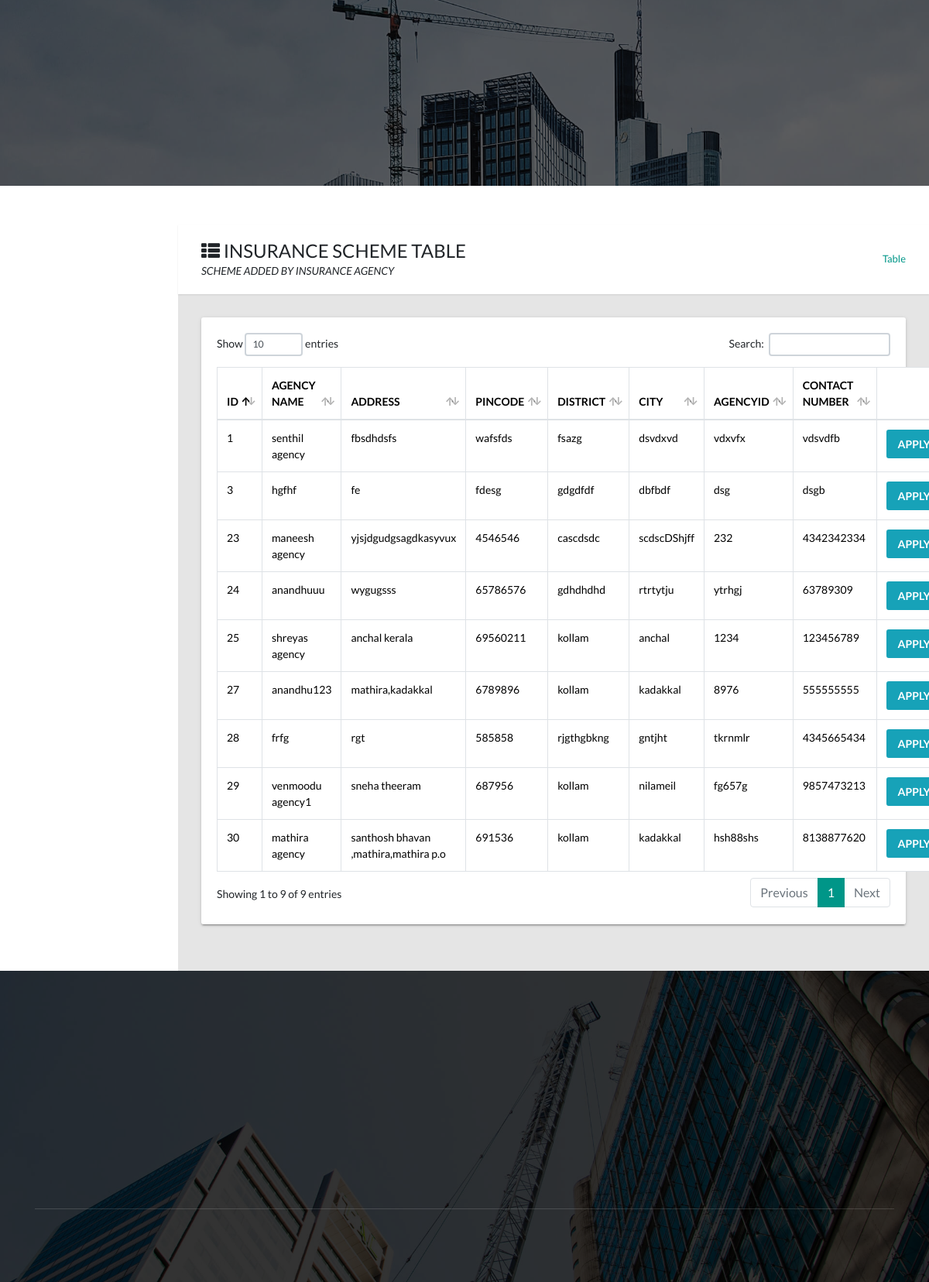
Screenshot of /agencyworkerregistration with the database file from the repository.
### home/models.py (models this page shows)
class Home(models.Model):
    agencyname=models.CharField(max_length=255)
    address=models.TextField(max_length=255)
    pincode=models.IntegerField(null=True)
    district=models.CharField(max_length=255)
    city=models.CharField(max_length=255)
    agencyid=models.CharField(max_length=255)
    contactnumber=models.IntegerField(null=True)
    email=models.EmailField(max_length=255,unique=True,error_messages={'unique': 'This email address is already in use.'})
    password=models.CharField(max_length=255)
    user_type=models.CharField(max_length=255,default='agency')

### home/views.py (the view)
# urls.py: path('agencyworkerregistration',views.agencyworkerrr,name='agencyworkerregistration'),
@no_cache
def agencyworkerrr(request):
    stu=Home.objects.all().values()
    return render(request,'agencyworkerregistration.html',{'stu':stu})

### home/templates/agencyworkerregistration.html (shortened to what this page needs)
{% extends 'base.html' %}
{% block content %}
  {% load static %}
  <head>
    <link rel="stylesheet" type="text/css" href="{% static 'vali-master/docs/css/main.css' %}">
    <link rel="stylesheet" type="text/css" href="https://maxcdn.bootstrapcdn.com/font-awesome/4.7.0/css/font-awesome.min.css">
  </head>
  <body class="app sidebar-mini rtl">
    <main class="app-content">
      <div class="app-title">
        <div>
          <h1><i class="fa fa-th-list"></i> INSURANCE SCHEME TABLE</h1>
          <p>SCHEME ADDED BY INSURANCE AGENCY</p>
        </div>
        <ul class="app-breadcrumb breadcrumb side">
          <li class="breadcrumb-item active"><a href="#"> Table</a></li>
        </ul>
      </div>
      <div class="row">
        <div class="col-md-12">
          <div class="tile">
            <div class="tile-body">
              <table class="table table-hover table-bordered" id="sampleTable">
                <thead>
                  <tr>
                    <th>ID</th>
                    <th>AGENCY NAME</th>
                    <th>ADDRESS</th>
                    <th>PINCODE</th>
                    <th>DISTRICT</th>
                    <th>CITY</th>
                    <th>AGENCYID</th>
                    <th>CONTACT NUMBER</th>
                    <th></th>
                  </tr>
                </thead>
                <tbody>
                  {% for stu in stu %}
                <tr>
                  <td>{{stu.id}}</td>
                  <td>{{stu.agencyname}}</td>
                  <td>{{stu.address}}</td>
                  <td>{{stu.pincode}}</td>
                  <td>{{stu.district}}</td>
                  <td>{{stu.city}}</td>
                  <td>{{stu.agencyid}}</td>
                  <td>{{stu.contactnumber}}</td>
                  <td><a href="workreg/{{stu.id}}" class="btn btn-info">APPLY</a></td>
                  </tr>
                    {% endfor %}
                </tbody>
              </table>
            </div>
          </div>
        </div>
      </div>
    </main>
  </body>
  {% endblock content %}

### home/templates/base.html (shortened to what this page needs)
<!DOCTYPE html>
<html lang="en">
  {% load static %}
<head>
  <link href="{% static 'assets/vendor/bootstrap/css/bootstrap.min.css' %}" rel="stylesheet">
  <link href="{% static 'assets/vendor/bootstrap-icons/bootstrap-icons.css' %}" rel="stylesheet">
  <link href="{% static 'assets/vendor/fontawesome-free/css/all.min.css' %}" rel="stylesheet">
  <link href="{% static 'assets/vendor/aos/aos.css' %}" rel="stylesheet">
  <link href="{% static 'assets/vendor/glightbox/css/glightbox.min.css' %}" rel="stylesheet">
  <link href="{% static 'assets/vendor/swiper/swiper-bundle.min.css' %}" rel="stylesheet">
  <link href="{% static 'assets/css/main.css' %}" rel="stylesheet">
    <link href="https://cdn.jsdelivr.net/npm/bootstrap@5.3.1/dist/css/bootstrap.min.css" rel="stylesheet">
</head>
<body>
  <header id="header" class="header d-flex align-items-center">
  </header>
  <main id="main">
    <div class="breadcrumbs d-flex align-items-center" style="background-image: url('../../static/assets/img/breadcrumbs-bg.jpg');">
    </div>
    {% block content %}{% endblock content %}
  <footer id="footer" class="footer">
    <div class="footer-content position-relative">
      <div class="container">
        <div class="row">
          <div class="col-lg-4 col-md-6">
            <div class="footer-info">
              <h3></h3>
              <p>
               <br>
                <br><br>
                <strong></strong>                  <br>
                <strong></strong>                  <br>
              </p>
            </div>
          </div>
          <div class="col-lg-2 col-md-3 footer-links">
            <h4> </h4>
            <ul>
              <li><a href="#"></a></li>
              <li><a href="#"> </a></li>
              <li><a href="#"></a></li>
              <li><a href="#">  </a></li>
              <li><a href="#"> </a></li>
            </ul>
          </div>
          <div class="col-lg-2 col-md-3 footer-links">
            <h4> </h4>
            <ul>
              <li><a href="#"> </a></li>
              <li><a href="#"> </a></li>
              <li><a href="#"> </a></li>
              <li><a href="#"></a></li>
              <li><a href="#"> </a></li>
            </ul>
          </div>
          <div class="col-lg-2 col-md-3 footer-links">
            <h4> </h4>
            <ul>
              <li><a href="#">  </a></li>
              <li><a href="#"> </a></li>
              <li><a href="#"> </a></li>
              <li><a href="#"></a></li>
              <li><a href="#">  </a></li>
            </ul>
          </div>
          <div class="col-lg-2 col-md-3 footer-links">
            <h4> </h4>
            <ul>
              <li><a href="#"></a></li>
              <li><a href="#"> </a></li>
              <li><a href="#"></a></li>
              <li><a href="#"></a></li>
              <li><a href="#"></a></li>
            </ul>
          </div>
        </div>
      </div>
    </div>
    <div class="footer-legal text-center position-relative">
      <div class="container">
        <div class="copyright">
        <div class="credits">
        </div>
      </div>
    </div>
  </footer>
</body>
</html>

### home/static/assets/css/main.css (style rules this page uses)
:root { --font-default: "Open Sans", system-ui, -apple-system, "Segoe UI", Roboto, "Helvetica Neue", Arial, "Noto Sans", "Liberation Sans", sans-serif, "Apple Color Emoji", "Segoe UI Emoji", "Segoe UI Symbol", "Noto Color Emoji"; --font-primary: "Roboto", sans-serif; --font-secondary: "Work Sans", sans-serif; }
:root { --color-default: #364d59; --color-primary: #feb900; --color-secondary: #52565e; }
:root { scroll-behavior: smooth; }
body { font-family: var(--font-default); color: var(--color-default); overflow-x: hidden; }
a { color: var(--color-primary); text-decoration: none; }
h1, h2, h3, h4, h5, h6 { font-family: var(--font-primary); }
.breadcrumbs { padding: 140px 0 60px 0; min-height: 30vh; position: relative; background-size: cover; background-position: center; background-repeat: no-repeat; }
.breadcrumbs:before { content: ""; background-color: rgba(0, 0, 0, 0.6); position: absolute; inset: 0; }
.header { z-index: 997; position: absolute; padding: 30px 0; top: 0; left: 0; right: 0; }
.footer { color: #fff; background: url("../img/footer-bg.jpg") top center no-repeat; background-size: cover; font-size: 14px; padding: 80px 0 60px 0; position: relative; }
.footer:before { content: ""; background: rgba(0, 0, 0, 0.8); position: absolute; inset: 0; }
.footer .footer-content .footer-info { margin-bottom: 30px; }
.footer .footer-content .footer-info h3 { font-size: 28px; margin: 0 0 20px 0; padding: 2px 0 2px 0; line-height: 1; font-weight: 700; text-transform: uppercase; }
.footer .footer-content .footer-info p { font-size: 14px; line-height: 24px; margin-bottom: 0; font-family: var(--font-primary); color: #fff; }
.footer .footer-content h4 { font-size: 16px; font-weight: 600; color: #fff; position: relative; padding-bottom: 12px; }
.footer .footer-content .footer-links { margin-bottom: 30px; }
.footer .footer-content .footer-links ul { list-style: none; padding: 0; margin: 0; }
.footer .footer-content .footer-links ul li { padding: 8px 0; }
.footer .footer-content .footer-links ul li:first-child { padding-top: 0; }
.footer .footer-legal .copyright { padding-top: 30px; border-top: 1px solid rgba(255, 255, 255, 0.15); }
.footer .footer-legal .credits { padding-top: 4px; font-size: 13px; color: #fff; }

### rows the page displays
Home: id "1", agencyname "senthil agency", address "fbsdhdsfs", pincode "wafsfds", district "fsazg", city "dsvdxvd", agencyid "vdxvfx", contactnumber "vdsvdfb"
Home: id "3", agencyname "hgfhf", address "fe", pincode "fdesg", district "gdgdfdf", city "dbfbdf", agencyid "dsg", contactnumber "dsgb"
Home: id "23", agencyname "maneesh agency", address "yjsjdgudgsagdkasyvux", pincode "4546546", district "cascdsdc", city "scdscDShjff", agencyid "232", contactnumber "4342342334"
Home: id "24", agencyname "anandhuuu", address "wygugsss", pincode "65786576", district "gdhdhdhd", city "rtrtytju", agencyid "ytrhgj", contactnumber "63789309"
Home: id "25", agencyname "shreyas agency", address "anchal kerala", pincode "69560211", district "kollam", city "anchal", agencyid "1234", contactnumber "123456789"
Home: id "27", agencyname "anandhu123", address "mathira,kadakkal", pincode "6789896", district "kollam", city "kadakkal", agencyid "8976", contactnumber "555555555"
Home: id "28", agencyname "frfg", address "rgt", pincode "585858", district "rjgthgbkng", city "gntjht", agencyid "tkrnmlr", contactnumber "4345665434"
Home: id "29", agencyname "venmoodu agency1", address "sneha theeram", pincode "687956", district "kollam", city "nilameil", agencyid "fg657g", contactnumber "9857473213"
Home: id "30", agencyname "mathira agency", address "santhosh bhavan ,mathira,mathira p.o", pincode "691536", district "kollam", city "kadakkal", agencyid "hsh88shs", contactnumber "8138877620"
